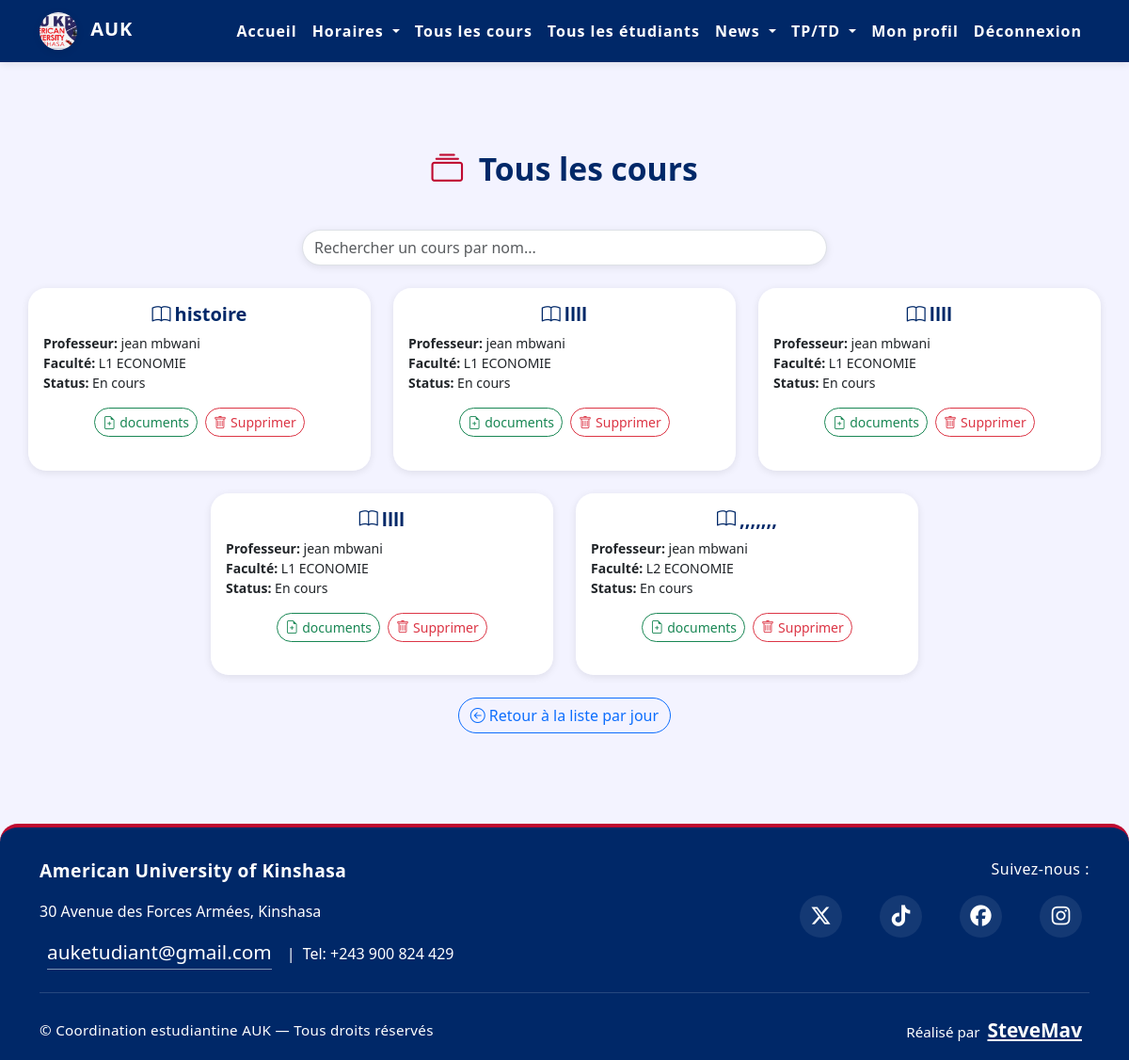
Page /schedule/course/ (signed in) on the committed database.
### schedule/models.py (models this page shows, shortened)
class Course(models.Model):
    name = models.CharField(max_length=255)
    professor = models.CharField(max_length=255)
    total_hours = models.IntegerField(null=True, blank=True)
    faculty = models.ForeignKey(Faculty, on_delete=models.CASCADE)
    finished = models.BooleanField(default=False)

class Faculty(models.Model):
    name = models.CharField(max_length=255)
    level = models.CharField(max_length=255, null=True, blank=True)
    head_of_faculty = models.CharField(max_length=255, null=True, blank=True)

### schedule/views.py (the view)
# urls.py: path('course/', views.all_courses_view, name='all_courses'),
@login_required
def all_courses_view(request):
    user = request.user
    if user.is_superuser:
        courses = Course.objects.all().prefetch_related('files', 'faculty')
    elif hasattr(user, 'cpprofile'):
        courses = Course.objects.filter(faculty=user.cpprofile.faculty).prefetch_related('files', 'faculty')
    else:
        try:
            faculty = UserProfile.objects.get(user=user).faculty
            courses = Course.objects.filter(faculty=faculty).prefetch_related('files', 'faculty')
        except (UserProfile.DoesNotExist, ObjectDoesNotExist):
            courses = Course.objects.none()
    return render(request, 'schedule/all_courses.html', {'courses': courses})

### schedule/templates/schedule/all_courses.html (shortened to what this page needs)
{% load schedule_tags %}
{% load static %}
<!DOCTYPE html>
<html>
<head>
    <link href="https://cdn.jsdelivr.net/npm/bootstrap@5.3.0/dist/css/bootstrap.min.css" rel="stylesheet">
    <link href="https://cdn.jsdelivr.net/npm/bootstrap-icons@1.10.5/font/bootstrap-icons.css" rel="stylesheet">
    <link rel="stylesheet" href="{% static 'css/styles.css' %}">
</head>
<body class="d-flex flex-column min-vh-100">
    {% include 'navbar.html' %}
    <main class="flex-grow-1">
    <div class="container py-5 px-2 px-md-0">
        <div class="courses-title">
            <i class="bi bi-collection me-2" style="color:#bf0a30;"></i>
            Tous les cours
        </div>
        <div class="row mb-4 justify-content-center">
            <div class="col-12 col-md-8 col-lg-6">
                <input type="text" id="searchCourseInput" class="form-control rounded-pill shadow-sm" placeholder="Rechercher un cours par nom...">
            </div>
        </div>
        <div class="row g-4 justify-content-center">
            {% for course in courses %}
            <div class="col-12 col-sm-10 col-md-6 col-lg-4">
                <div class="card course-card h-100 shadow-sm">
                    <div class="card-body d-flex flex-column">
                        <h5 class="card-title mb-2 text-center">
                            <a href="#" data-bs-toggle="modal" data-bs-target="#modalCourseFiles{{ course.id }}">
                                <i class="bi bi-book me-1"></i>{{ course.name }}
                            </a>
                        </h5>
                        <div class="mb-3 small">
                            <div><strong>Professeur:</strong> {{ course.professor }}</div>
                            <div><strong>Faculté:</strong> {{ course.faculty.name }}</div>
                            <div><strong>Status:</strong> {{ course.finished|yesno:"Terminé,En cours" }}</div>
                        </div>
                        <div class="mt-auto d-flex flex-wrap gap-2 justify-content-center">
                            {% if perms.schedule.add_coursefile %}
                                <button type="button" class="btn btn-outline-success btn-sm add-pdf-btn" data-bs-toggle="modal" data-bs-target="#modalCourseFiles{{ course.id }}">
                                    <i class="bi bi-file-earmark-plus me-1"></i>documents
                                </button>
                            {% else %}
                                <button type="button" class="btn btn-outline-primary btn-sm add-pdf-btn" data-bs-toggle="modal" data-bs-target="#modalCourseFiles{{ course.id }}">
                                    <i class="bi bi-file-earmark-text me-1"></i>telecharger les documents
                                </button>
                            {% endif %}
                            {% if perms.schedule.delete_course %}
                                <button type="button" class="btn btn-outline-danger btn-sm add-pdf-btn" data-bs-toggle="modal" data-bs-target="#confirmDeleteModal{{ course.id }}">
                                    <i class="bi bi-trash me-1"></i>Supprimer
                                </button>
                            {% endif %}
                        </div>
                    </div>
                </div>
            </div>
            {% endfor %}
        </div>
        <div class="text-center">
            <a href="{% url 'schedule:course_list' %}" class="btn btn-outline-primary back-btn mt-4">
                <i class="bi bi-arrow-left-circle me-1"></i>Retour à la liste par jour
            </a>
        </div>
    </div>
    </main>
    {% include 'footer.html' %}
</body>
</html>

### static/css/styles.css (style rules this page uses)
body { background-color: rgba(243,243,265,0.97); min-height: 100vh; }
.shadow-sm { box-shadow: 0 2px 8px rgba(0,0,0,0.09) !important; }

### rows in the picture
Course: name "histoire", professor "jean mbwani", faculty.name "L1 ECONOMIE", finished "En cours"
Course: name "llll", professor "jean mbwani", faculty.name "L1 ECONOMIE", finished "En cours"
Course: name "llll", professor "jean mbwani", faculty.name "L1 ECONOMIE", finished "En cours"
Course: name "llll", professor "jean mbwani", faculty.name "L1 ECONOMIE", finished "En cours"
Course: name ",,,,,,,", professor "jean mbwani", faculty.name "L2 ECONOMIE", finished "En cours"
